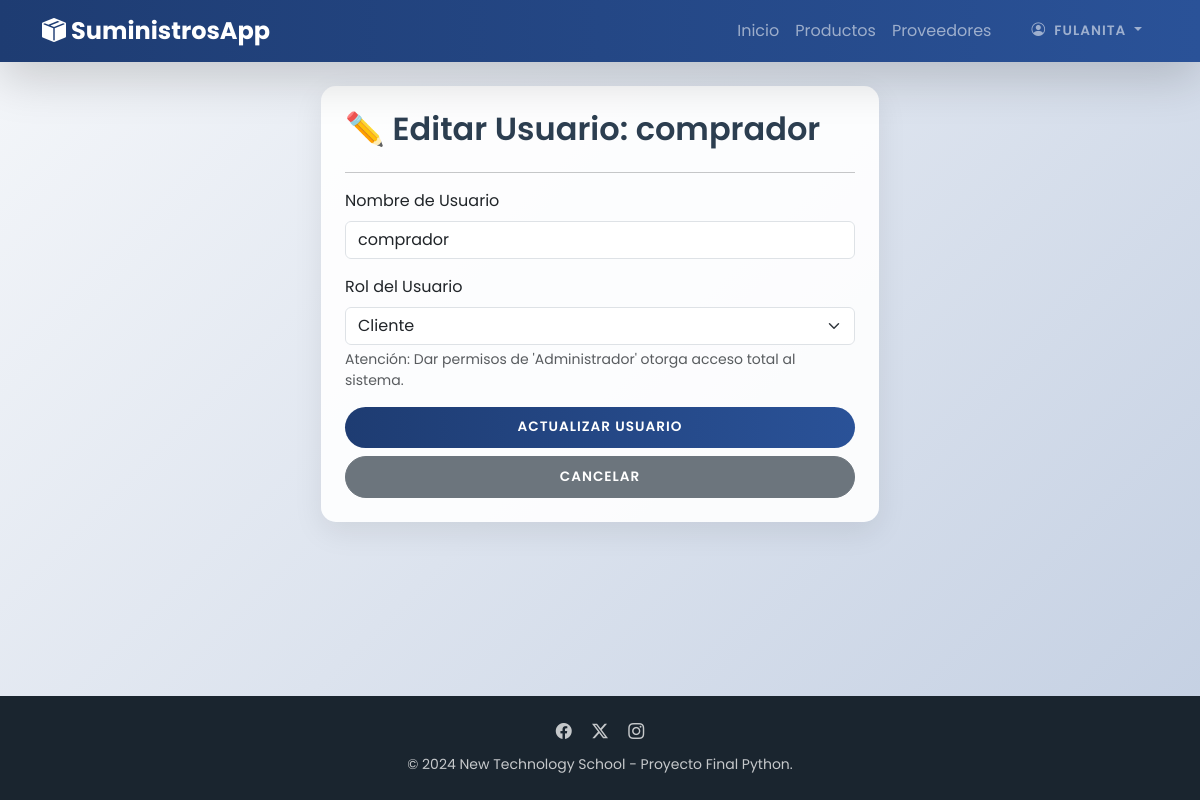
Page /usuarios/2/editar (signed in) on the committed database.
### app/models/user_model.py (models this page shows, shortened)
class User(db.Model, UserMixin):
    __tablename__ = 'user'
    id = db.Column(db.Integer, primary_key=True)
    username = db.Column(db.String(80), unique=True, nullable=False)
    password_hash = db.Column(db.String(128), nullable=False)
    role = db.Column(db.String(20), nullable=False, default='cliente')
    @property
    def password(self):
        raise AttributeError('¡El password no es un atributo legible!')

### app/routes/auth_routes.py (the view, shortened to what this page needs)
@auth_bp.route('/usuarios/<int:user_id>/editar', methods=['GET', 'POST'])
@login_required
@admin_required  # ¡Solo admin!
def edit_user(user_id):
    user = auth_service.get_user_by_id(user_id)
    if not user:
        flash('Usuario no encontrado.', 'danger')
        return redirect(url_for('auth_routes.user_list'))
    form = EditUserForm(obj=user)
    return render_template('edit_user.html', title='Editar Usuario', form=form, user=user)

### app/routes/auth_forms.py
class EditUserForm(FlaskForm):
    username = StringField('Nombre de Usuario',
                           validators=[DataRequired(), Length(min=4, max=80)])
    role = SelectField('Rol del Usuario',
                       choices=[('cliente', 'Cliente'), ('admin', 'Administrador')],
                       validators=[DataRequired()])
    submit = SubmitField('Actualizar Usuario')

### app/models/user_model.py (called while the page is built)
@login_manager.user_loader
def load_user(user_id):
    return User.query.get(int(user_id))

### app/routes/product_routes.py (called while the page is built)
def admin_required(f):
    @wraps(f)
    def decorated_function(*args, **kwargs):
        if current_user.role != 'admin':
            flash('No tienes permiso para acceder a esta página.', 'danger')
            return redirect(url_for('auth_routes.home'))
        return f(*args, **kwargs)
    return decorated_function

### app/services/auth_service.py (called while the page is built)
def get_user_by_id(user_id):
    return User.query.get(user_id)

### app/templates/edit_user.html (shortened to what this page needs)
{% extends "base.html" %}
{% block content %}
    <div class="card p-4 col-md-6 offset-md-3">
        <h2>✏️ Editar Usuario: {{ user.username }}</h2>
        <hr>
        <form method="POST" action="">
            <div class="mb-3">
                {{ form.username.label(class="form-label") }}
                {{ form.username(class="form-control") }}
            </div>
            <div class="mb-3">
                {{ form.role.label(class="form-label") }}
                {{ form.role(class="form-select") }}
                <div class="form-text text-muted">
                    Atención: Dar permisos de 'Administrador' otorga acceso total al sistema.
                </div>
            </div>
            <div class="d-grid gap-2">
                {{ form.submit(class="btn btn-primary") }}
                <a href="{{ url_for('auth_routes.user_list') }}" class="btn btn-secondary">Cancelar</a>
            </div>
        </form>
    </div>
{% endblock %}

### app/templates/base.html (shortened to what this page needs)
<!DOCTYPE html>
<html lang="es">
<head>
    <link rel="stylesheet" href="https://cdnjs.cloudflare.com/ajax/libs/animate.css/4.1.1/animate.min.css"/>
    <link href="https://cdn.jsdelivr.net/npm/bootstrap@5.3.3/dist/css/bootstrap.min.css" rel="stylesheet">
    <link rel="stylesheet" href="https://cdn.jsdelivr.net/npm/bootstrap-icons@1.11.3/font/bootstrap-icons.min.css">
    <link rel="stylesheet" href="{{ url_for('static', filename='css/style.css') }}">
</head>
<body class="d-flex flex-column min-vh-100">
    <nav class="navbar navbar-expand-lg navbar-dark mb-4 sticky-top shadow-lg">
        <div class="container">
            <a class="navbar-brand animate__animated animate__fadeInLeft" href="{{ url_for('auth_routes.home') }}">
                <i class="bi bi-box-seam-fill"></i> SuministrosApp
            </a>
            <div class="collapse navbar-collapse" id="navbarNav">
                <div class="navbar-nav ms-auto align-items-center">
                    <a class="nav-link" href="{{ url_for('auth_routes.home') }}">Inicio</a>
                    {% if current_user.is_authenticated %}
                        <a class="nav-link" href="{{ url_for('product_routes.product_list') }}">Productos</a>
                        <a class="nav-link" href="{{ url_for('supplier_routes.supplier_list') }}">Proveedores</a>
                        <div class="nav-item dropdown ms-lg-3">
                            <a class="nav-link dropdown-toggle btn btn-outline-light border-0 px-3" href="#" role="button" data-bs-toggle="dropdown" aria-expanded="false">
                                <i class="bi bi-person-circle me-1"></i> {{ current_user.username }}
                            </a>
                        </div>
                        {% else %}
                        <div class="ms-lg-3 d-flex gap-2">
                            <a class="btn btn-outline-light btn-sm" href="{{ url_for('auth_routes.login') }}">Ingresar</a>
                            <a class="btn btn-light btn-sm text-primary fw-bold" href="{{ url_for('auth_routes.register') }}">Registro</a>
                        </div>
                    {% endif %}
                </div>
            </div>
        </div>
    </nav>
    <main class="container animate__animated animate__fadeInUp">
        <div class="row">
            <div class="col-md-12">
                {% block content %}{% endblock %}
            </div>
        </div>
    </main>
    <footer class="mt-auto py-4 text-white">
        <div class="container text-center">
            <div class="mb-2">
                <a href="#" class="text-white mx-2 text-decoration-none opacity-75 hover-opacity-100"><i class="bi bi-facebook"></i></a>
                <a href="#" class="text-white mx-2 text-decoration-none opacity-75 hover-opacity-100"><i class="bi bi-twitter-x"></i></a>
                <a href="#" class="text-white mx-2 text-decoration-none opacity-75 hover-opacity-100"><i class="bi bi-instagram"></i></a>
            </div>
            <small class="opacity-75">&copy; 2024 New Technology School - Proyecto Final Python.</small>
        </div>
    </footer>
</body>
</html>

### app/static/css/style.css (style rules this page uses)
body { background: linear-gradient(135deg, #f5f7fa 0%, #c3cfe2 100%); font-family: 'Poppins', sans-serif; color: #444; }
h1, h2, h3, h4, h5, h6 { font-weight: 600; color: #2c3e50; }
.navbar { background: linear-gradient(90deg, #1e3c72 0%, #2a5298 100%); backdrop-filter: blur(10px); }
.navbar-brand { font-weight: 700; font-size: 1.5rem; }
.nav-link { font-weight: 400; transition: color 0.3s ease; }
.card { background: rgba(255, 255, 255, 0.9); border: none; border-radius: 15px; box-shadow: 0 10px 30px rgba(0, 0, 0, 0.08); transition: all 0.3s ease; overflow: hidden; }
.btn { border-radius: 50px; padding: 10px 25px; font-weight: 600; text-transform: uppercase; font-size: 0.85rem; letter-spacing: 1px; transition: all 0.3s ease; }
.btn-primary { background: linear-gradient(90deg, #1e3c72 0%, #2a5298 100%); border: none; }
footer { background: #1a252f; margin-top: 50px; }

### rows in the picture
User: username "FULANITA"
User: username "comprador", role "Cliente"
